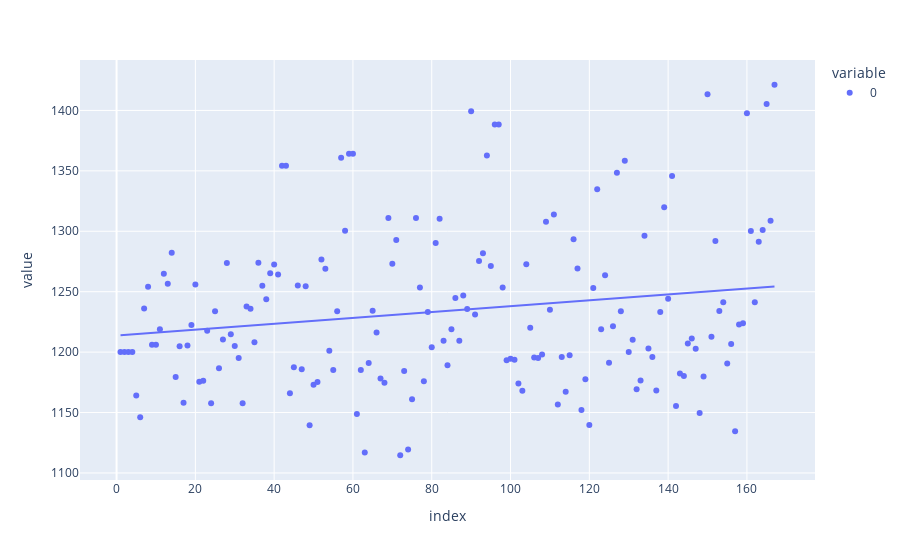

The notebook cell saved with this chart:
### Code cell
import plotly.express as px
px.scatter(elo_time_table.mean(axis=1),trendline="ols")

### Figure 1 — Plotly figure (JSON) as saved in the notebook; plotly's stock layout.template omitted (floating-point values rounded to 4 significant figures; data arrays with more than 128 entries replaced by an {"elided": "..."} marker saying what was removed)
{"data": [{"hovertemplate": "variable=0<br>index=%{x}<br>value=%{y}<extra></extra>", "legendgroup": "0", "marker": {"color": "#636efa", "symbol": "circle"}, "mode": "markers", "name": "0", "orientation": "v", "showlegend": true, "type": "scatter", "x": {"elided": "167 int values"}, "xaxis": "x", "y": {"elided": "167 float values"}, "yaxis": "y"}, {"hovertemplate": "<b>OLS trendline</b><br>value = 0.24286 * index + 1213.8<br>R<sup>2</sup>=0.032136<br><br>variable=0<br>index=%{x}<br>value=%{y} <b>(trend)</b><extra></extra>", "legendgroup": "0", "marker": {"color": "#636efa", "symbol": "circle"}, "mode": "lines", "name": "0", "showlegend": false, "type": "scatter", "x": {"elided": "167 int values"}, "xaxis": "x", "y": {"elided": "167 float values"}, "yaxis": "y"}], "layout": {"legend": {"title": {"text": "variable"}, "tracegroupgap": 0}, "margin": {"t": 60}, "xaxis": {"anchor": "y", "domain": [0, 1], "title": {"text": "index"}}, "yaxis": {"anchor": "x", "domain": [0, 1], "title": {"text": "value"}}}}
